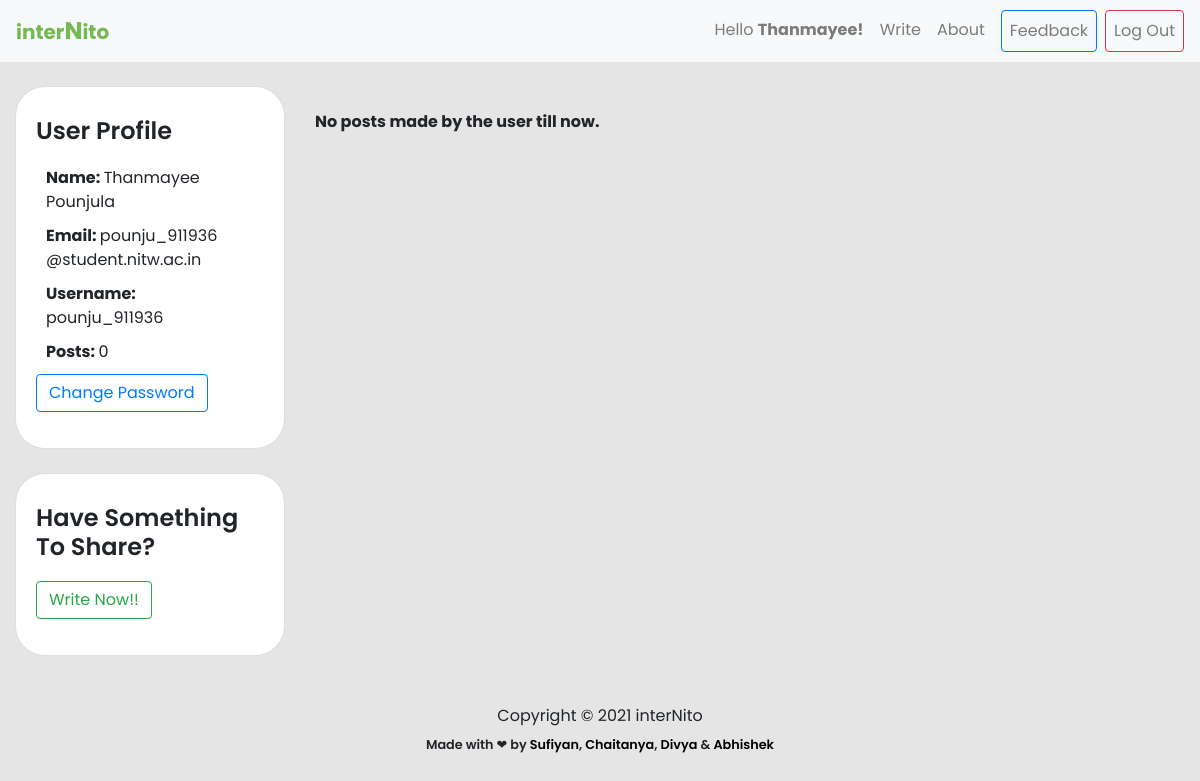
The app's page /profile/pounju_911936 (signed in), older data.
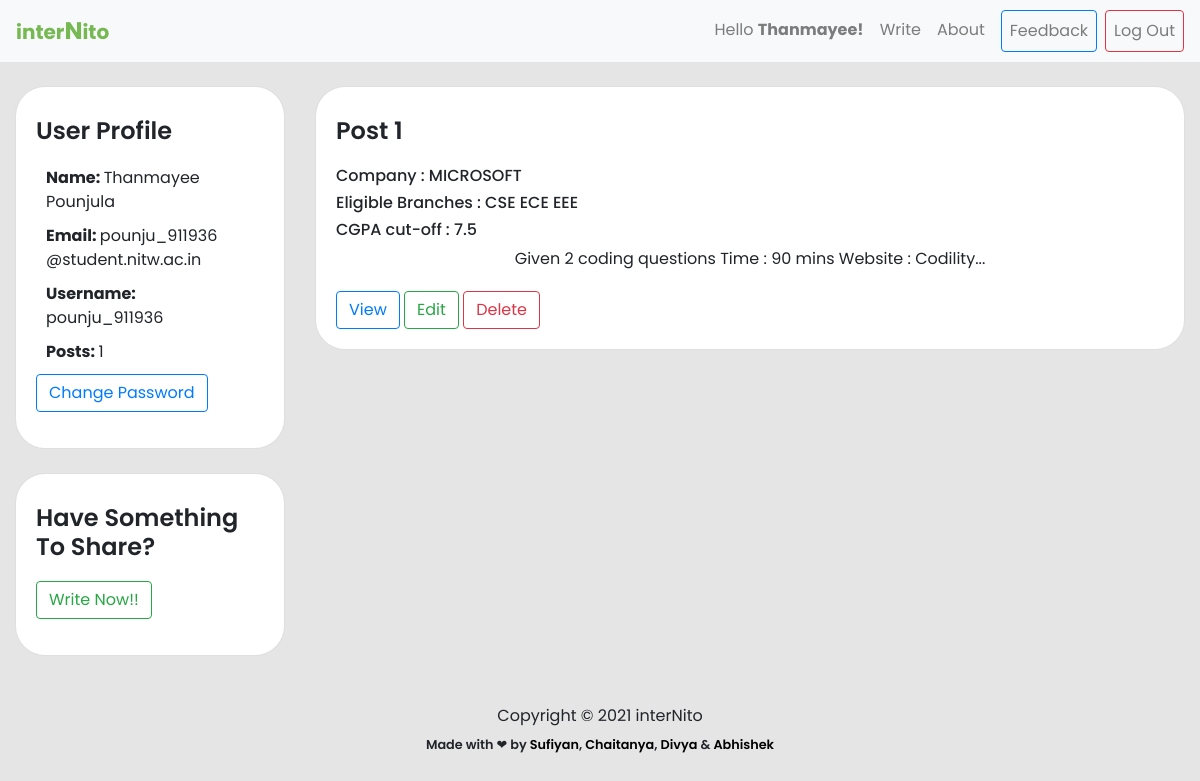
The same page, newer data.
### experience/models.py (models this page shows, shortened)
class Experience(models.Model):
    user = models.ForeignKey(User, on_delete = models.CASCADE)
    name = models.CharField(max_length=80)
    branch = models.CharField(max_length=255,blank=True)
    cgpa_cutoff = models.FloatField(blank=True)
    resume = models.TextField(blank=True)
    batch = models.CharField(max_length=255, blank=True)
    company = models.CharField(max_length=255,blank=False)
    summary = models.TextField(blank=False)
    period = models.CharField(max_length=255,blank=False)
    ot_summary = models.TextField(blank = True)
    ot_question1 = models.TextField(blank = True, null = True)
    ot_question1_link = models.TextField(blank = True, null = True, default = 'NONE')
    ot_question2 = models.TextField(blank = True, null = True)
    ot_question2_link = models.TextField(blank = True, null = True)
    ot_question3 = models.TextField(blank = True, null = True)
    ot_question3_link = models.TextField(blank = True, null = True)
    ot_question4 = models.TextField(blank = True, null = True)
    ot_question4_link = models.TextField(blank = True, null = True)
    round1_details = models.TextField(blank = True, null = True)
    round2_details = models.TextField(blank = True, null = True)
    round3_details = models.TextField(blank = True, null = True)
    final_summary = models.TextField(blank = True, null = True)

### experience/views.py (the view)
# urls.py: path('profile/<username>', views.profile, name='profile'),
@login_required()
def profile(request, username):
    try:
        user = User.objects.get(username=username)
        is_current_user = False
        if user.id == request.user.id:
            is_current_user = True
        posts = Experience.objects.filter(user=user)
        count = len(posts)
        msg_empty = False
        if count == 0:
            msg_empty = 'No posts made by the user till now.'
        context = {
            'user': user,
            'is_current_user': is_current_user,
            'posts': posts,
            'count': count,
            'msg_empty': msg_empty,
        }
        if user.is_staff:
            context['all_users'] = User.objects.all().order_by('pk')
            context['staff_id'] = True
        elif request.user.is_staff:
            context['staff_id'] = False
        elif not is_current_user:
            return HttpResponseRedirect(reverse('home'))
        return render(request, 'profile.html', context)
    except User.DoesNotExist:
        return HttpResponseRedirect(reverse('home'))

### templates/profile.html (shortened to what this page needs)
{% extends 'base.html' %} {% load static %} {% block content %}
<link rel="stylesheet" href="{% static 'css/post.css' %}" />
<link rel="stylesheet" href="{% static 'css/experience.css' %}" />
<div class="container-fluid body" style="font-family: 'Poppins', sans-serif">
  <div class="row">
    <div class="col-lg-3">
      <div class="card post-card mt-4">
        <div class="card-body">
          <h5 class="card-title">User Profile</h5>
          <p class="abt-info-title">
            <strong>Name: </strong>{{ user.first_name }} {{ user.last_name }}
          </p>
          <p class="abt-info-title">
            <strong>Email: </strong>
            {% if request.user.is_staff and staff_id %}
            {{ user.email }}
            {% else %}
            {{ user.username }} @student.nitw.ac.in
            {% endif %}
          </p>
          <p class="abt-info-title">
            <strong>Username: </strong>{{ user.username }}
          </p>
          <p class="abt-info-title"><strong>Posts: </strong>{{count}}</p>
          {% if is_current_user %}
          <p><a class="btn btn-outline-primary" href="{% url 'change_password' %}">Change Password</a></p>
          {% endif %}
        </div>
      </div>
      {% if is_current_user %}
      <div class="card post-card mt-4">
        <div class="card-body">
          <h5 class="card-title">Have Something To Share?</h5>
          <p class="abt-info-title">
          <p><a class="btn btn-outline-success" href="{% url 'write' %}">Write Now!!</a></p>
        </div>
      </div>
      {% endif %}
    </div>
    <div class="col-lg-9">
      {% if request.user.is_superuser and staff_id %}
      <div class="col">
        <div class="card post-card mt-4">
          <div class="card-body">
            <h4 class="card-title">All Resistered Users : {{ all_users|length }}</h4>
      {% for site_user in all_users %}
        <p> {{ forloop.counter }}. )
      {% if site_user.is_staff %}
            <strong>Super User :</strong>
      {% endif %}
      <a href="{% url 'profile' site_user.username %}" >{{site_user.first_name}} {{site_user.last_name}}</a></p>
      {% endfor %}
        </div>
        </div>
        </div>
      {% else %}
      {% if msg_empty %} <br><br>
      <p><strong>{{msg_empty}}</strong></p>
      {% endif %}
      {% for post in posts %}
      <div class="row">
        <div class="col">
          <div class="card post-card mt-4">
            <div class="card-body">
              <h4 class="card-title">Post {{ forloop.counter }}</h4>
              <h6>Company : {{ post.company }}</h6>
              <h6>Eligible Branches : {{ post.branch }}</h6>
              <h6>CGPA cut-off : {{ post.cgpa_cutoff }}</h6>
              <p class="card-text blog-text">{{ post.summary }}...</p>
              <a
                type="button"
                class="btn btn-outline-primary"
                href="{% url 'post' post.pk %}"
                >View</a
              >
              {% if is_current_user %}
              <a href="{% url 'edit' post.pk %}" class="btn btn-outline-success"
                >Edit</a
              >
              <a href="#popup{{forloop.counter}}" id="delete-btn" class="btn btn-outline-danger"
                >Delete</a
              >
              {% endif %}
            </div>
          </div>
        </div>
      </div>
      {% endfor %}
      {% endif %}
    </div>
  </div>
</div>
{% endblock content %}

Row changes from the older to the newer data that the page shows:
added Experience: company "MICROSOFT", branch "CSE ECE EEE", cgpa_cutoff "7.5", summary "Given 2 coding questions Time : 90 mins Website : Codility"
Text that changed along with them:
{{ count }}: "0" → "1"
{{ msg_empty }}: "No posts made by the user till now." → (not shown)
